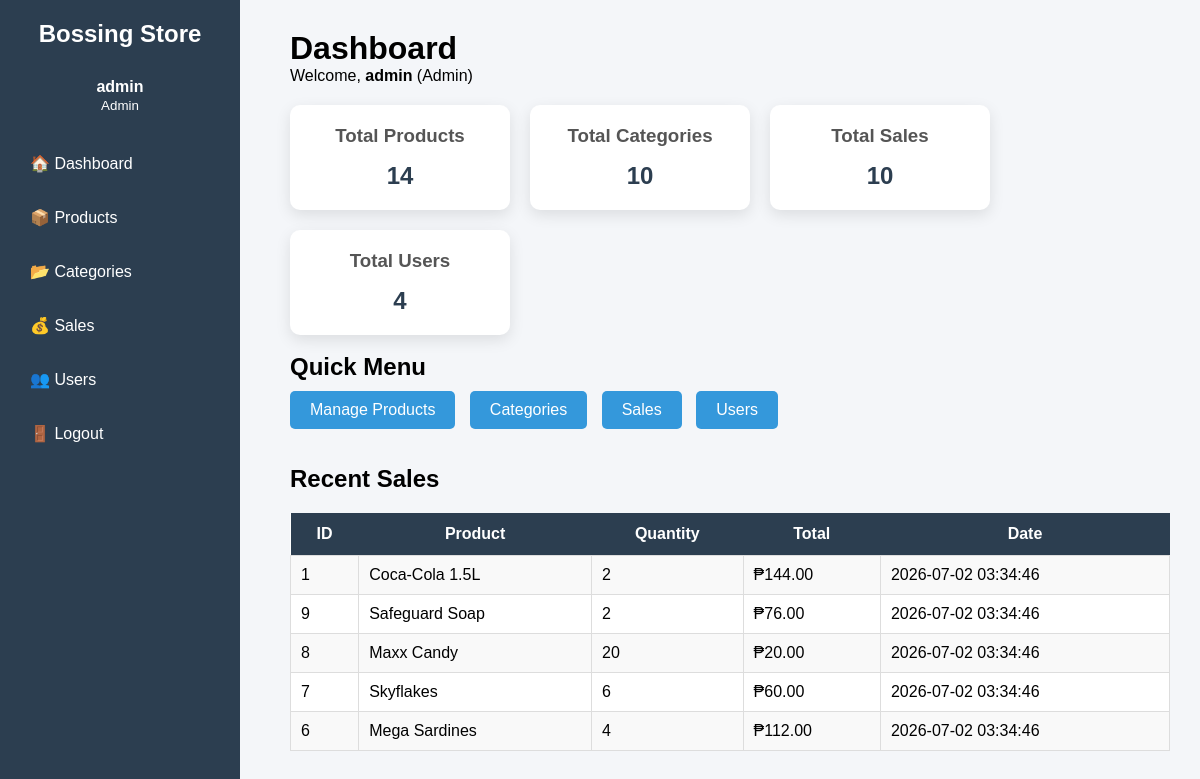
/dashboard.php (signed in), run on the app's committed database.
### tables this page shows
CREATE TABLE `sales` (
  `id` int(11) NOT NULL,
  `product_id` int(11) NOT NULL,
  `quantity` int(11) NOT NULL,
  `total_price` decimal(10,2) NOT NULL,
  `sale_date` timestamp NOT NULL DEFAULT current_timestamp()
);

CREATE TABLE `products` (
  `id` int(11) NOT NULL,
  `category_id` int(11) NOT NULL,
  `product_name` varchar(150) NOT NULL,
  `price` decimal(10,2) NOT NULL,
  `stock` int(11) NOT NULL
);

### auth.php (called while the page is built, shortened)
<?php
function isAdmin()
{
    return isset($_SESSION['role']) && $_SESSION['role'] === "Admin";
}
function getUsername()
{
    return $_SESSION['username'] ?? "";
}
function getRole()
{
    return $_SESSION['role'] ?? "";
}
?>

### dashboard.php (the view, shortened to what this page needs)
<?php
include 'config.php';
include 'auth.php';
$product = mysqli_query($conn, "SELECT COUNT(*) AS total FROM products");
$productCount = mysqli_fetch_assoc($product)['total'];
$category = mysqli_query($conn, "SELECT COUNT(*) AS total FROM categories");
$categoryCount = mysqli_fetch_assoc($category)['total'];
$sales = mysqli_query($conn, "SELECT COUNT(*) AS total FROM sales");
$salesCount = mysqli_fetch_assoc($sales)['total'];
$user = mysqli_query($conn, "SELECT COUNT(*) AS total FROM users");
$userCount = mysqli_fetch_assoc($user)['total'];
?>
<!DOCTYPE html>
<html>
<head>
    <link rel="stylesheet" href="style.css">
</head>
<body>
<?php include 'navbar.php'; ?>
<div class="main-content">
    <h1>Dashboard</h1>
    <p>
        Welcome,
        <strong><?php echo getUsername(); ?></strong>
        (<?php echo getRole(); ?>)
    </p>
    <div class="cards">
        <div class="card">
            <h3>Total Products</h3>
            <h2><?php echo $productCount; ?></h2>
        </div>
        <div class="card">
            <h3>Total Categories</h3>
            <h2><?php echo $categoryCount; ?></h2>
        </div>
        <div class="card">
            <h3>Total Sales</h3>
            <h2><?php echo $salesCount; ?></h2>
        </div>
        <?php if(isAdmin()) { ?>
        <div class="card">
            <h3>Total Users</h3>
            <h2><?php echo $userCount; ?></h2>
        </div>
        <?php } ?>
    </div>
    <br>
    <h2>Quick Menu</h2>
    <div class="quick-links">
        <a href="products.php" class="button">
            Manage Products
        </a>
        <a href="categories.php" class="button">
            Categories
        </a>
        <a href="sales.php" class="button">
            Sales
        </a>
        <?php if(isAdmin()) { ?>
        <a href="users.php" class="button">
            Users
        </a>
        <?php } ?>
    </div>
    <br><br>
    <h2>Recent Sales</h2>
    <table>
        <tr>
            <th>ID</th>
            <th>Product</th>
            <th>Quantity</th>
            <th>Total</th>
            <th>Date</th>
        </tr>
        <?php
        $recent = mysqli_query($conn,"
            SELECT sales.*,
            products.product_name
            FROM sales
            INNER JOIN products
            ON sales.product_id = products.id
            ORDER BY sale_date DESC
            LIMIT 5
        ");
        while($row = mysqli_fetch_assoc($recent))
        {
        ?>
        <tr>
            <td><?php echo $row['id']; ?></td>
            <td><?php echo $row['product_name']; ?></td>
            <td><?php echo $row['quantity']; ?></td>
            <td>₱<?php echo number_format($row['total_price'],2); ?></td>
            <td><?php echo $row['sale_date']; ?></td>
        </tr>
        <?php } ?>
    </table>
</div>
</body>
</html>

### navbar.php (shortened to what this page needs)
<?php
include_once 'auth.php';
?>
<div class="sidebar">
    <div class="logo">
        <h2>Bossing Store</h2>
    </div>
    <div class="user-info">
        <p><strong><?php echo $_SESSION['username']; ?></strong></p>
        <small><?php echo $_SESSION['role']; ?></small>
    </div>
    <ul>
        <li>
            <a href="dashboard.php">🏠 Dashboard</a>
        </li>
        <li>
            <a href="products.php">📦 Products</a>
        </li>
        <li>
            <a href="categories.php">📂 Categories</a>
        </li>
        <li>
            <a href="sales.php">💰 Sales</a>
        </li>
        <?php if ($_SESSION['role'] == "Admin") { ?>
        <li>
            <a href="users.php">👥 Users</a>
        </li>
        <?php } ?>
        <li>
            <a href="logout.php">🚪 Logout</a>
        </li>
    </ul>
</div>

### style.css (style rules this page uses)
* { margin:0; padding:0; box-sizing:border-box; font-family:Arial, Helvetica, sans-serif; }
body { background:#f4f6f9; }
.sidebar { position:fixed; left:0; top:0; width:240px; height:100%; background:#2c3e50; color:white; padding:20px; }
.logo { text-align:center; margin-bottom:30px; }
.user-info { text-align:center; margin-bottom:30px; }
.sidebar ul { list-style:none; }
.sidebar ul li { margin:15px 0; }
.sidebar ul li a { color:white; text-decoration:none; display:block; padding:10px; border-radius:5px; }
.main-content { margin-left:260px; padding:30px; }
.cards { display:flex; gap:20px; flex-wrap:wrap; margin-top:20px; }
.card { width:220px; background:white; padding:20px; border-radius:10px; box-shadow:0 5px 15px rgba(0,0,0,.1); text-align:center; }
.card h3 { margin-bottom:15px; color:#555; }
.card h2 { color:#2c3e50; }
.button { display:inline-block; padding:10px 20px; background:#3498db; color:white; text-decoration:none; border-radius:5px; margin-right:10px; margin-top:10px; }
table { width:100%; border-collapse:collapse; background:white; margin-top:20px; }
table th { background:#2c3e50; color:white; padding:12px; }
table td { padding:10px; border:1px solid #ddd; }
table tr:nth-child(even) { background:#f9f9f9; }

### data on the page
sales: id "1", product.product_name "Coca-Cola 1.5L", quantity "2", total_price "144.00", sale_date "2026-07-02 03:34:46"
sales: id "9", product.product_name "Safeguard Soap", quantity "2", total_price "76.00", sale_date "2026-07-02 03:34:46"
sales: id "8", product.product_name "Maxx Candy", quantity "20", total_price "20.00", sale_date "2026-07-02 03:34:46"
sales: id "7", product.product_name "Skyflakes", quantity "6", total_price "60.00", sale_date "2026-07-02 03:34:46"
sales: id "6", product.product_name "Mega Sardines", quantity "4", total_price "112.00", sale_date "2026-07-02 03:34:46"

### other printed values
$_SESSION['username'] "admin"
$_SESSION['role'] "Admin"
getUsername() "admin"
getRole() "Admin"
$productCount "14"
$categoryCount "10"
$salesCount "10"
$userCount "4"
